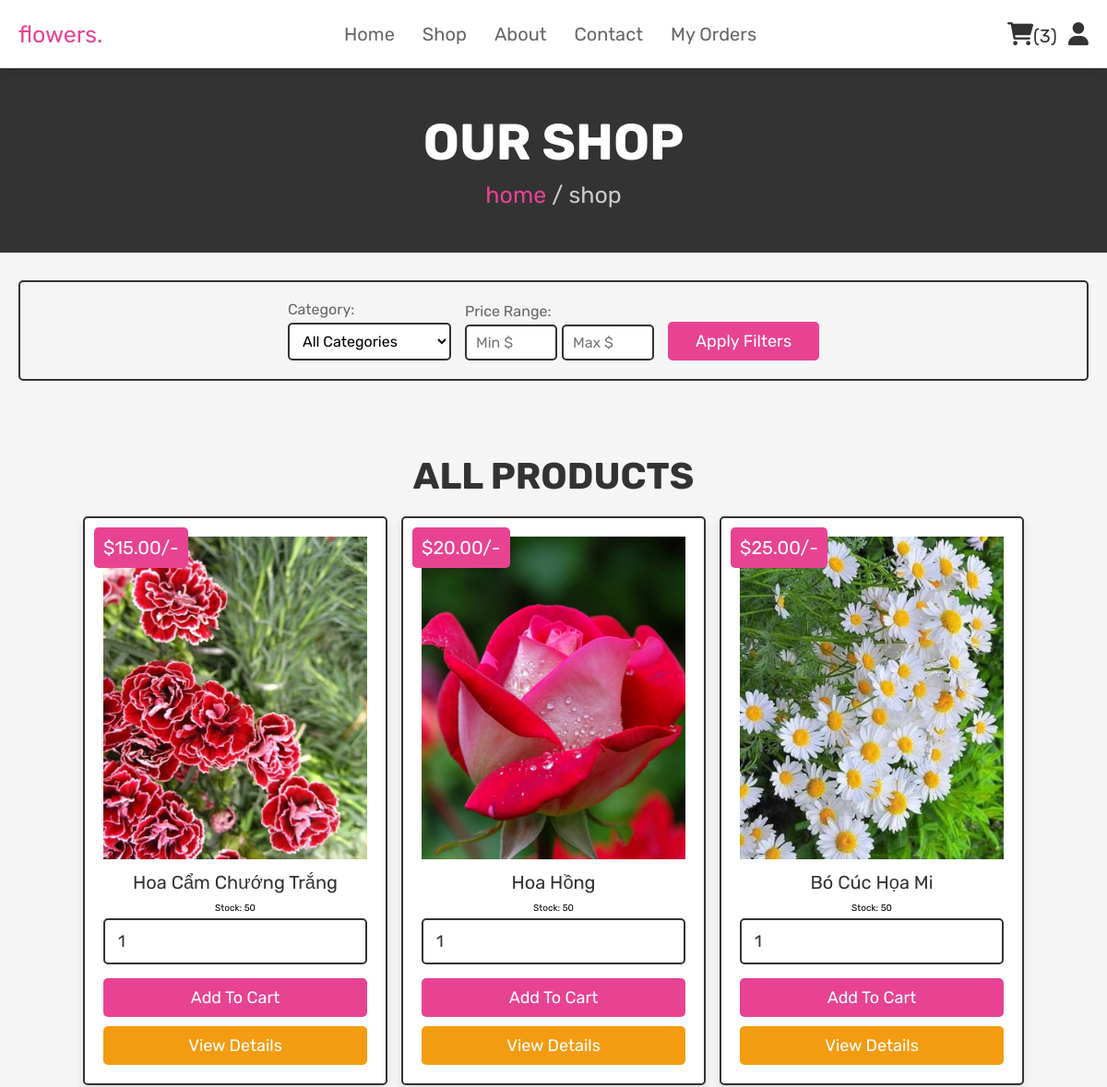
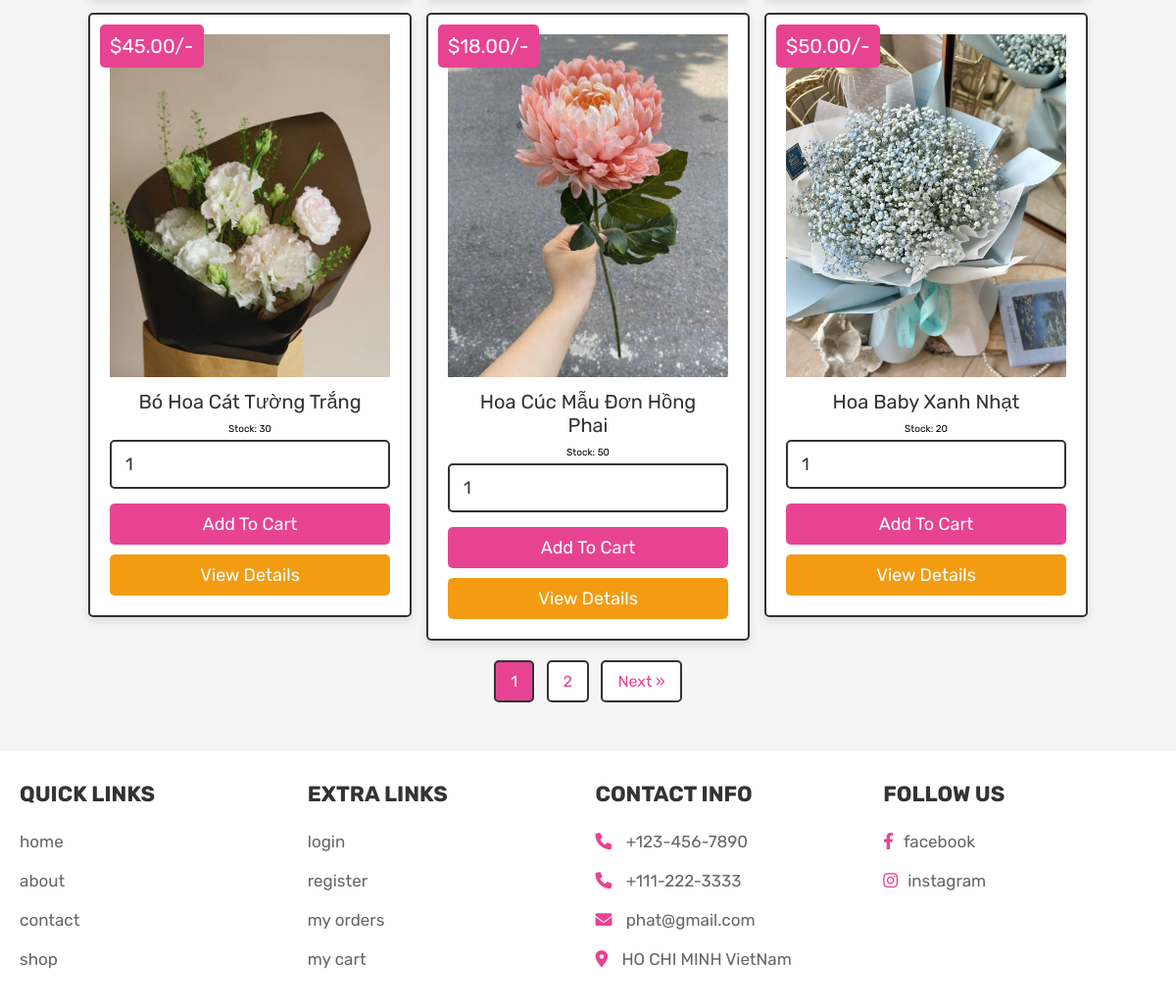
/flower-shop-main/shop.php (signed in), run on the app's committed database (2 pictures, top to bottom).
### tables this page shows
CREATE TABLE `products` (
  `id` int(100) NOT NULL,
  `name` varchar(100) NOT NULL,
  `details` varchar(500) NOT NULL,
  `price` decimal(10,2) NOT NULL,
  `stock` int(100) NOT NULL DEFAULT 10,
  `category_id` int(100) DEFAULT NULL,
  `image` varchar(100) NOT NULL
);

### flower-shop-main/shop.php (the view, shortened to what this page needs)
<?php
@include 'config.php';
$per_page = 6;
$current_page = $_GET['page'] ?? 1;
$current_page = (int)$current_page;
$offset = ($current_page - 1) * $per_page;
$category_name = "All Products";
$min_price = $_GET['min_price'] ?? '';
$max_price = $_GET['max_price'] ?? '';
$params = [];
$query_string = "";
$sql_where = "";
$count_sql = "SELECT COUNT(*) FROM `products` " . $sql_where;
$count_stmt = $conn->prepare($count_sql);
$count_stmt->execute($params);
$total_products = $count_stmt->fetchColumn();
$total_pages = ceil($total_products / $per_page);
$sql = "SELECT * FROM `products` " . $sql_where . " LIMIT ? OFFSET ?";
$select_products = $conn->prepare($sql);
$param_index = 1;
$select_products->bindValue($param_index, $per_page, PDO::PARAM_INT);
$param_index++;
$select_products->bindValue($param_index, $offset, PDO::PARAM_INT);
$select_products->execute();
?>
<!DOCTYPE html>
<html lang="en">
<head>
   <link rel="stylesheet" href="https://cdnjs.cloudflare.com/ajax/libs/font-awesome/6.0.0/css/all.min.css">
   <link rel="stylesheet" href="css/style.css">
</head>
<body>
<?php @include 'header.php'; ?>
<section class="heading">
    <h3>Our Shop</h3>
    <p> <a href="home.php">home</a> / shop </p>
</section>
<section class="filter-form-container">
    <form action="shop.php" method="GET" class="filter-form">
        <div class="filter-group">
            <label for="category_id">Category:</label>
            <select name="category_id" id="category_id" class="box">
                <option value="">All Categories</option>
            </select>
        </div>
        <div class="filter-group">
            <label>Price Range:</label>
            <div class="price-inputs">
                <input type="number" name="min_price" class="box" value="<?php echo htmlspecialchars($min_price); ?>" placeholder="Min $">
                <input type="number" name="max_price" class="box" value="<?php echo htmlspecialchars($max_price); ?>" placeholder="Max $">
            </div>
        </div>
        <div class="filter-group">
            <input type="submit" value="Apply Filters" class="btn">
        </div>
    </form>
</section>
<section class="products">
   <h1 class="title"><?php echo htmlspecialchars($category_name); ?></h1>
   <div class="box-container">
      <?php
         if($select_products->rowCount() > 0){
            while($fetch_products = $select_products->fetch(PDO::FETCH_ASSOC)){
      ?>
      <form action="" method="POST" class="box">
         <div class="price">$<?php echo $fetch_products['price']; ?>/-</div>
         <img src="flowers/<?php echo $fetch_products['image']; ?>" alt="" class="image">
         <div class="name"><?php echo $fetch_products['name']; ?></div>
         <div class="details">Stock: <?php echo $fetch_products['stock'] ?? 0; ?></div>
         <?php if(($fetch_products['stock'] ?? 0) > 0): ?>
            <input type="number" name="product_quantity" value="1" min="1" max="<?php echo $fetch_products['stock']; ?>" class="qty">
            <input type="submit" value="add to cart" name="add_to_cart" class="btn">
         <?php else: ?>
            <p class="empty" style="background-color: var(--red); color:var(--white); margin-top: 1rem; padding: 1rem;">Out of Stock</p>
         <?php endif; ?>
         <button type="button" class="option-btn view-product-details-btn"
                 data-product-id="<?php echo $fetch_products['id']; ?>"
                 style="margin-top: 1rem;">View Details</button>
      </form>
      <?php
         }
      }else{
         echo '<p class="empty">No products found matching your criteria!</p>';
      }
      ?>
   </div>
   <div class="pagination">
        <?php if($total_pages > 1): ?>
            <?php for($i = 1; $i <= $total_pages; $i++): ?>
                <a href="?page=<?php echo $i; ?><?php echo $query_string; ?>"
                   class="<?php echo ($i == $current_page) ? 'active' : ''; ?>"><?php echo $i; ?></a>
            <?php endfor; ?>
            <?php if($current_page < $total_pages): ?>
                <a href="?page=<?php echo $current_page + 1; ?><?php echo $query_string; ?>">Next &raquo;</a>
            <?php endif; ?>
        <?php endif; ?>
    </div>
</section>
<?php @include 'footer.php'; ?>
</body>
</html>

### flower-shop-main/header.php (shortened to what this page needs)
<?php
@include_once 'config.php';
$user_id = $_SESSION['user_id'] ?? null;
$is_logged_in = isset($user_id);
$cart_num_rows = 0;
if($is_logged_in){
    $stmt_cart = $conn->prepare("SELECT COUNT(*) FROM `cart` WHERE user_id = ?");
    $stmt_cart->execute([$user_id]);
    $cart_num_rows = $stmt_cart->fetchColumn();
}
?>
<link rel="stylesheet" href="https://cdnjs.cloudflare.com/ajax/libs/font-awesome/6.0.0/css/all.min.css">
<link rel="stylesheet" href="css/style.css">
<header class="header">
    <div class="flex">
        <a href="home.php" class="logo">flowers.</a>
        <nav class="navbar">
            <ul>
                <li><a href="home.php">Home</a></li>
                <li><a href="shop.php">Shop</a></li>
                <li><a href="about.php">About</a></li>
                <li><a href="contact.php">Contact</a></li>
                <?php if($is_logged_in): ?>
                    <li><a href="orders.php">My Orders</a></li>
                <?php endif; ?>
            </ul>
        </nav>
        <div class="icons">
            <?php if($is_logged_in): ?>
                <a href="cart.php"><i class="fas fa-shopping-cart"></i><span>(<?php echo $cart_num_rows; ?>)</span></a>
            <?php endif; ?>
            <div id="user-btn" class="fas fa-user"></div>
        </div>
    </div>
</header>

### flower-shop-main/footer.php
<section class="footer">
    <div class="box-container">
        <div class="box">
            <h3>quick links</h3>
            <a href="home.php">home</a>
            <a href="about.php">about</a>
            <a href="contact.php">contact</a>
            <a href="shop.php">shop</a>
        </div>
        <div class="box">
            <h3>extra links</h3>
            <a href="login.php">login</a>
            <a href="register.php">register</a>
            <a href="orders.php">my orders</a>
            <a href="cart.php">my cart</a>
        </div>
        <div class="box">
            <h3>contact info</h3>
            <p> <i class="fas fa-phone"></i> +123-456-7890 </p>
            <p> <i class="fas fa-phone"></i> +111-222-3333 </p>
            <p> <i class="fas fa-envelope"></i> phat@gmail.com </p>
            <p> <i class="fas fa-map-marker-alt"></i> HO CHI MINH VietNam</p>
        </div>
        <div class="box">
            <h3>follow us</h3>
            <a href="https://www.facebook.com/thanhphong.phamnguyen.4825?locale=vi_VN"><i class="fab fa-facebook-f"></i>facebook</a>
            <a href="#"><i class="fab fa-instagram"></i>instagram</a>
        </div>
    </div>
</section>

### flower-shop-main/css/style.css (style rules this page uses)
:root { --pink:#e84393; --red:#c0392b; --orange:#f39c12; --black:#333; --white:#fff; --light-color:#666; --light-white:#ccc; --light-bg:#f5f5f5; --border:.2rem solid var(--black); --box-shadow:0 .5rem 1rem rgba(0,0,0,.1); }
* { font-family: 'Rubik', sans-serif; margin:0; padding:0; box-sizing: border-box; outline: none; border:none; text-decoration: none; transition:all .2s linear; }
html { font-size: 62.5%; overflow-x: hidden; scroll-behavior: smooth; scroll-padding-top: 6.5rem; }
body { background: var(--light-bg); }
section { padding:3rem 2rem; }
.btn, .delete-btn, .option-btn { display: inline-block; border-radius: .5rem; margin-top: 1rem; font-size: 1.8rem; color:var(--white); cursor: pointer; padding:1rem 3rem; text-transform: capitalize; }
.btn { background-color: var(--pink); }
.option-btn { background-color: var(--orange); }
.heading { display: flex; flex-flow: column; align-items: center; justify-content: center; gap:1rem; background-color: var(--black); text-align: center; min-height: 25vh; }
.heading h3 { font-size: 5.5rem; color:var(--white); text-transform: uppercase; }
.heading p { font-size: 2.5rem; color:var(--light-white); }
.heading p a { color:var(--pink); }
.title { text-align: center; margin-bottom: 2rem; color:var(--black); text-transform: uppercase; font-size: 4rem; }
.header { position: sticky; top:0; left:0; right:0; background-color: var(--white); z-index: 1000; box-shadow: var(--box-shadow); }
.header .flex { margin: 0 auto; display: flex; align-items: center; justify-content: space-between; padding:1.5rem 2rem; max-width: 1200px; position: relative; }
.header .flex .logo { font-size: 2.5rem; color:var(--pink); }
.header .flex .navbar ul { list-style: none; }
.header .flex .navbar ul li { float: left; position: relative; }
.header .flex .navbar ul li a { font-size: 2rem; padding:1rem 1.5rem; display: block; color:var(--light-color); text-transform: capitalize; }
.header .flex .icons > * { font-size: 2.5rem; margin-left: 1rem; color:var(--black); cursor: pointer; }
.header .flex .icons span { font-size: 2rem; }
.products .box-container { max-width: 1200px; margin:0 auto; display: grid; grid-template-columns: repeat(auto-fit, 33rem); gap:1.5rem; align-items: flex-start; justify-content: center; }
.products .box-container .box { background-color: var(--white); border:var(--border); box-shadow: var(--box-shadow); border-radius: .5rem; padding:2rem; text-align: center; position: relative; }
.products .box-container .box .image { height: 35rem; width: 100%; object-fit: cover; }
.products .box-container .box .fa-eye, .products .box-container .box .price { position: absolute; top:1rem; border-radius: .5rem; }
.products .box-container .box .price { font-size: 2rem; padding:1rem; background-color: var(--pink); color:var(--white); left:1rem; }
.products .box-container .box .name { margin:1rem; font-size: 2rem; color:var(--black); }
.products .box-container .box .qty { width: 100%; padding:1.2rem 1.4rem; font-size: 1.8rem; color:var(--black); border:var(--border); border-radius: .5rem; margin:.5rem 0; }
.products .box-container .box .btn, .products .box-container .box .option-btn { width: 100%; }
.footer { background-color: var(--white); }
.footer .box-container { max-width: 1200px; margin:0 auto; display: grid; grid-template-columns: repeat(auto-fit, minmax(27rem, 1fr)); gap:1.5rem; align-items: flex-start; }
.footer .box-container .box h3 { font-size: 2.2rem; color:var(--black); margin-bottom: 1.5rem; text-transform: uppercase; }
.footer .box-container a, .footer .box-container p { font-size: 1.7rem; color:var(--light-color); padding:1rem 0; display: block; }
.footer .box-container a i, .footer .box-container p i { color:var(--pink); padding-right: 1rem; }
.pagination { text-align: center; padding: 2rem 0; }
.pagination a, .pagination a:visited { display: inline-block; padding: 1rem 1.5rem; margin: 0 .5rem; background: var(--white); color: var(--pink); border: var(--border); font-size: 1.6rem; border-radius: .5rem; text-decoration: none; }
.pagination a.active, .pagination a.active:visited { background: var(--pink); color: var(--white); cursor: default; pointer-events: none; }

### data on the page
products: price "15.00", image (picture), name "Hoa Cẩm Chướng Trắng", stock "50"
products: price "20.00", image (picture), name "Hoa Hồng", stock "50"
products: price "25.00", image (picture), name "Bó Cúc Họa Mi", stock "50"
products: price "45.00", image (picture), name "Bó Hoa Cát Tường Trắng", stock "30"
products: price "18.00", image (picture), name "Hoa Cúc Mẫu Đơn Hồng Phai", stock "50"
products: price "50.00", image (picture), name "Hoa Baby Xanh Nhạt", stock "20"

### other printed values
$cart_num_rows "3"
$category_name "ALL PRODUCTS"
